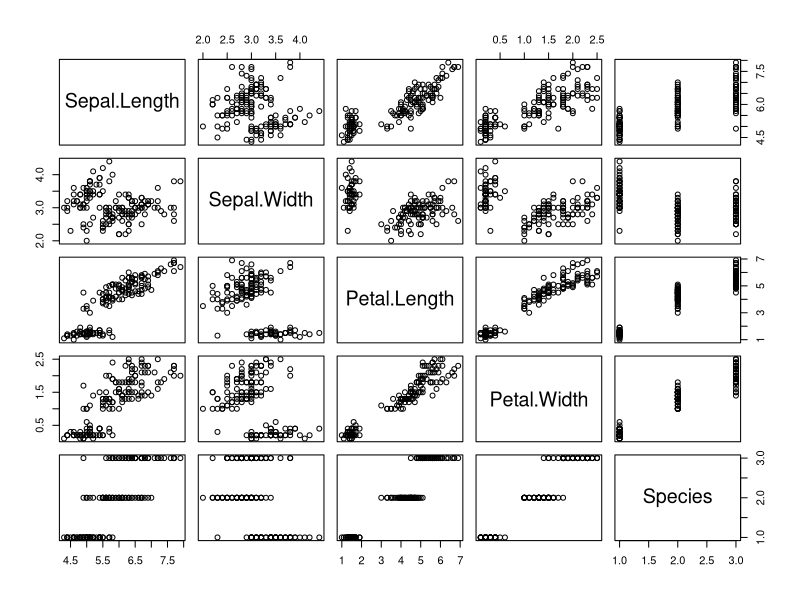
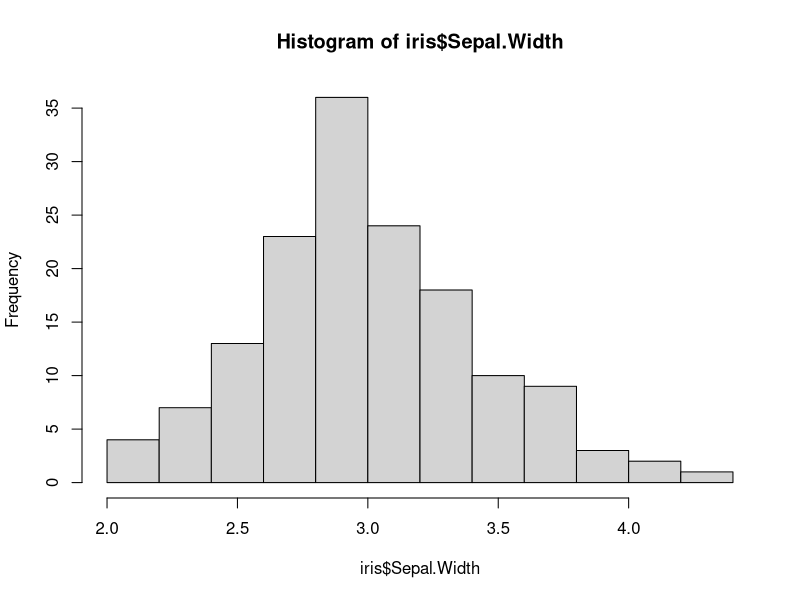
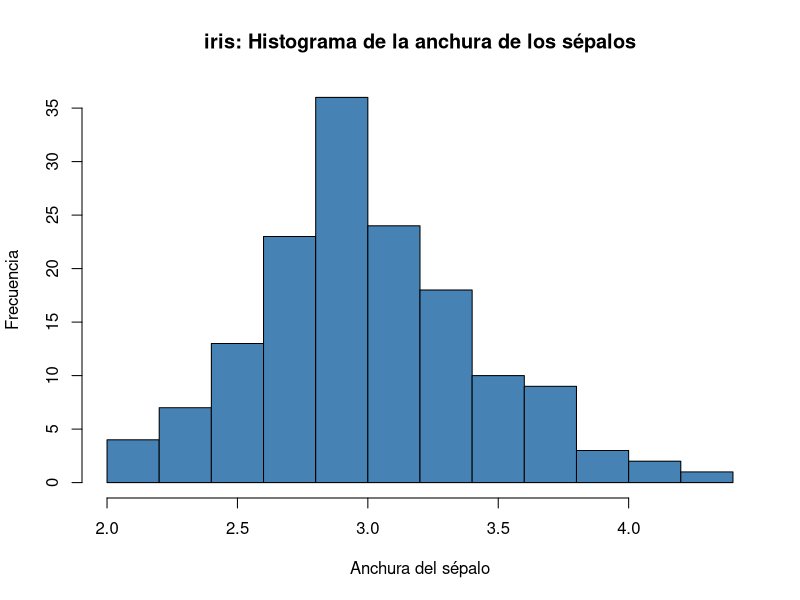
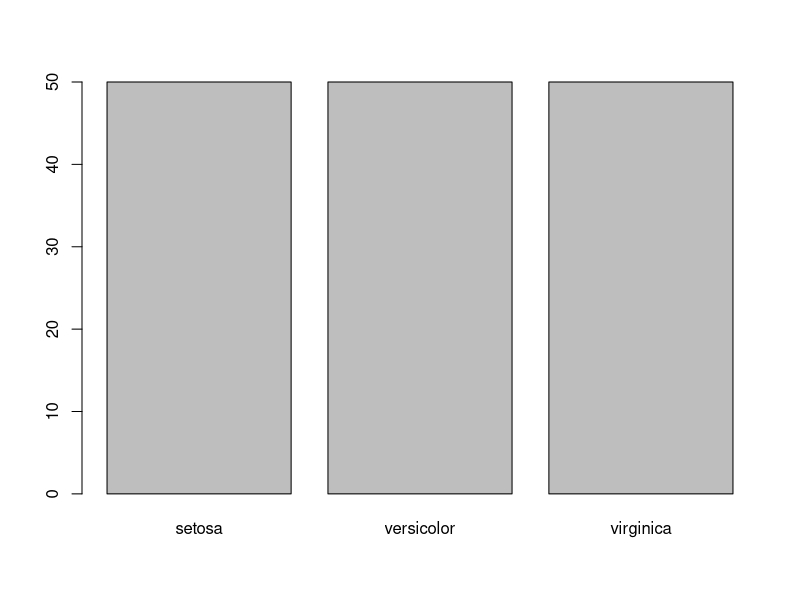
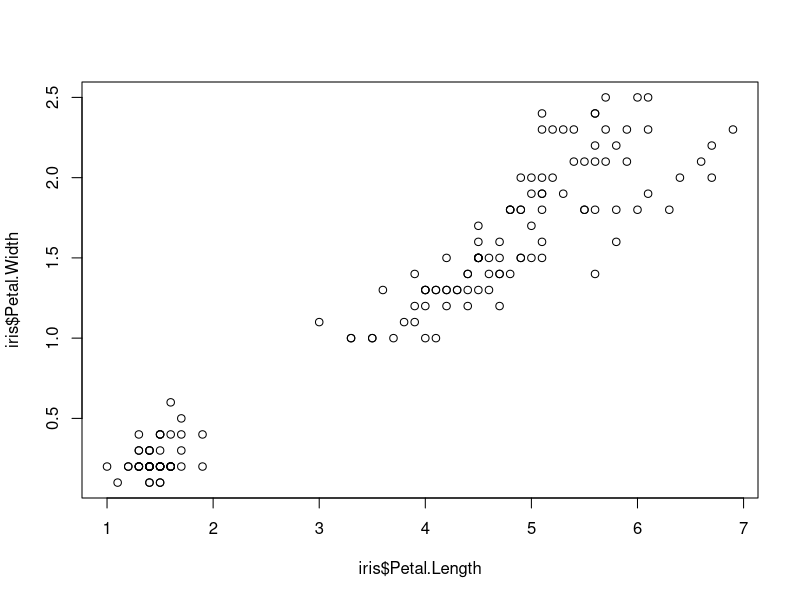
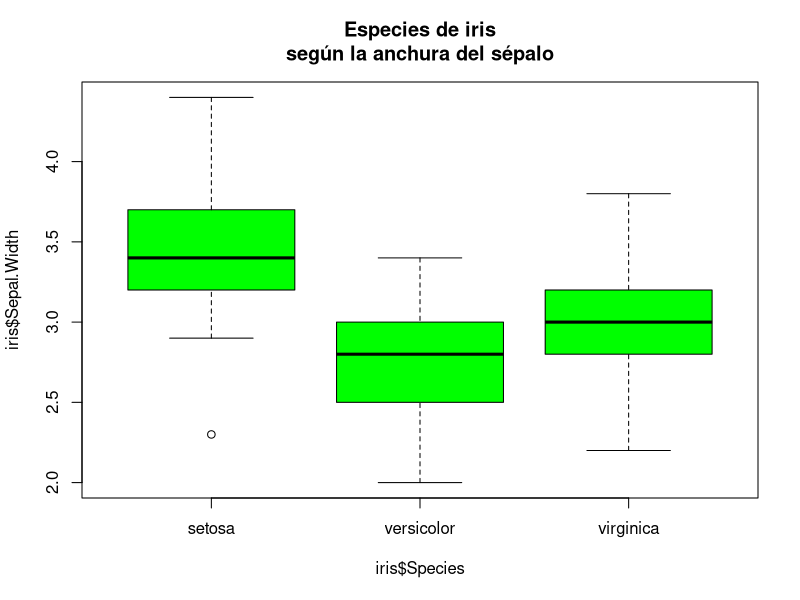

Reproduce these figures in R, in order.
print(iris)     # iris es una tabla con 150 filas para practicas que biende por defecto
plot(iris)       # Representa gráficamente la tabla
summary(iris)    # Resumen estadístico de las columnas
str(iris)        # "Representación textual" del objeto
head(iris)    # primeras seis filas
tail(iris)    # últimas seis filas
?summary   #El simbolo de pregunta antes de la funcion nos muestra como funciona tambien se puede con help
dim(iris)     # filas x columnas ,nos arroja cuantas filas y columnas tenemos
nrow(iris)    # Mestra solo el número de filas
ncol(iris)    #  Mestra solo el número de columnas
colnames(iris)  #Muestra los nombres de las columas
iris[1:10,]        # Podemos selecionar solo un subconjunto de datos por ejemplo diez primeras filas
iris[, 3:4]        # Podemos seleccionar solo ciertas columnas por ejemplo la 3 y 4
iris[1:10, 3:4]   #Seleccionamos las primeras diez filas de las culumnas 3 y 4
iris[, "Species"] #Tambien es posible referirse a una columna por su nombre, imprimiendo todas las filas de esa columna
#Tambien es posible acortarlo como iris$Species
iris[iris$Species == "setosa",] #También permite seleccionar filas mediante condiciones lógicas "filtrado"
#Es posible crear otras tablas a partir de una dada mediante el operador <-
mi.iris <- iris  # mi.iris es una copia de iris
head(mi.iris) #Muestra las 6 primeras filas junto con las respectivas columnas
ls()         # lista de objetos en memoria que hemos creado 
rm(mi.iris)  # borra el objeto mi.iris
ls()         #Comprobamos el borrado 
#Una forma de eliminar una columna es asignarle valor nullo NULL
mi.iris <- iris #Creamos de nuevo una copia de la tabla de datos iris
mi.iris$Petal.Area <- NULL #Les asignamos el valor nulo NULL es decir eliminamos la columna Petal.Area
head(mi.iris$Petal.Area ) #Muestra las 6 primeras filas junto con las respectivas columnas de Petal.Area 

mi.iris <- iris[order(iris$Petal.Length),] #La funcion order Nos ordena las dilas de la columna  de menor a mañor
head(mi.iris$Petal.Length) #Primero seis elementos de la columna ordenados 
mi.iris$Petal.Length #Todas las filas de la columna ordenados de menor a mayor
mi.iris <- iris[order(-iris$Petal.Length),] #Si queremos ordenar de mayor a menor solo colocamos -order el signo menos antes del order
mi.iris$Petal.Length #Todas las filas de la columna ordenados de mayor a menor
hist(iris$Sepal.Width)#Muestra los datos de sewpal en un histograma

Date <- as.Date("2021-3-16") #Converts strings to the Date class on R.
Date
my_string <- "This is \n an example string" 
cat(my_string)# Cat returns a character string in a readable format like in other programming languages.
my_number <- 1.1
ceiling(my_number) #The ceiling function rounds a numeric input to the next higher integer
time_1 <- "2021-03-16 00:00:00"
time_2 <- "2021-03-11 00:00:00"
difftime(time_1, time_2) #difftime calculates the diference between two dates

is.null(Date)# Checks if an object is null and returns a boolean value
log10(3) # The log function computes a logarithm of a given numeric value
R.Version() # Returns the R version and other parameters

sink("hello.txt")
my_string
sink() #The sink function allows users to export data to various filetypes
install.packages("stringr")
library("stringr")
nice_string <- "Cesar Velazquez"
str_remove(nice_string, "quez")# Removes matched patterns on a string



hist(iris$Sepal.Width, main = "iris: Histograma de la anchura de los sépalos",
     xlab = "Anchura del sépalo", ylab = "Frecuencia",
     col = "steelblue") #Histograma con titulos y color

barplot(table(iris$Species)) #Grafica de barras simples muestra segun la cantidad de especies em las columna Species
plot(iris$Petal.Length,iris$Petal.Width)#Grafico de dispersion donde puede apreciarce la relacion de varibles
boxplot(iris$Sepal.Width ~ iris$Species, col = "green",
        main = "Especies de iris\nsegún la anchura del sépalo") #Grafica de caja  
